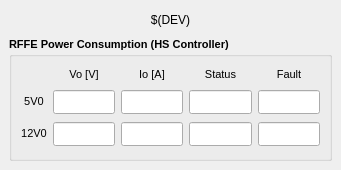
<?xml version="1.0" encoding="UTF-8"?>
<ui version="4.0">
 <class>MainWindow</class>
 <widget class="QMainWindow" name="MainWindow">
  <property name="enabled">
   <bool>true</bool>
  </property>
  <property name="geometry">
   <rect>
    <x>0</x>
    <y>0</y>
    <width>341</width>
    <height>170</height>
   </rect>
  </property>
  <property name="sizePolicy">
   <sizepolicy hsizetype="Minimum" vsizetype="Minimum">
    <horstretch>0</horstretch>
    <verstretch>0</verstretch>
   </sizepolicy>
  </property>
  <property name="minimumSize">
   <size>
    <width>340</width>
    <height>170</height>
   </size>
  </property>
  <property name="maximumSize">
   <size>
    <width>341</width>
    <height>170</height>
   </size>
  </property>
  <property name="windowTitle">
   <string>$(DEV)something</string>
  </property>
  <widget class="QWidget" name="centralwidget">
   <property name="sizePolicy">
    <sizepolicy hsizetype="Minimum" vsizetype="Minimum">
     <horstretch>0</horstretch>
     <verstretch>0</verstretch>
    </sizepolicy>
   </property>
   <layout class="QVBoxLayout" name="verticalLayout">
    <item>
     <spacer name="verticalSpacer_9">
      <property name="orientation">
       <enum>Qt::Vertical</enum>
      </property>
      <property name="sizeType">
       <enum>QSizePolicy::Fixed</enum>
      </property>
      <property name="sizeHint" stdset="0">
       <size>
        <width>20</width>
        <height>1</height>
       </size>
      </property>
     </spacer>
    </item>
    <item>
     <widget class="caLabel" name="caLabel_19">
      <property name="sizePolicy">
       <sizepolicy hsizetype="Expanding" vsizetype="Fixed">
        <horstretch>0</horstretch>
        <verstretch>0</verstretch>
       </sizepolicy>
      </property>
      <property name="minimumSize">
       <size>
        <width>240</width>
        <height>20</height>
       </size>
      </property>
      <property name="sizeIncrement">
       <size>
        <width>120</width>
        <height>20</height>
       </size>
      </property>
      <property name="frameShape">
       <enum>QFrame::NoFrame</enum>
      </property>
      <property name="text">
       <string>$(DEV)</string>
      </property>
      <property name="alignment">
       <set>Qt::AlignAbsolute|Qt::AlignCenter|Qt::AlignHCenter|Qt::AlignVCenter</set>
      </property>
      <property name="fontScaleMode">
       <enum>ESimpleLabel::Height</enum>
      </property>
      <property name="foreground">
       <color>
        <red>0</red>
        <green>0</green>
        <blue>0</blue>
       </color>
      </property>
      <property name="background">
       <color alpha="0">
        <red>255</red>
        <green>255</green>
        <blue>255</blue>
       </color>
      </property>
     </widget>
    </item>
    <item>
     <spacer name="verticalSpacer_6">
      <property name="orientation">
       <enum>Qt::Vertical</enum>
      </property>
      <property name="sizeType">
       <enum>QSizePolicy::Fixed</enum>
      </property>
      <property name="sizeHint" stdset="0">
       <size>
        <width>20</width>
        <height>1</height>
       </size>
      </property>
     </spacer>
    </item>
    <item>
     <widget class="QGroupBox" name="groupBox_3">
      <property name="font">
       <font>
        <pointsize>8</pointsize>
        <weight>75</weight>
        <bold>true</bold>
       </font>
      </property>
      <property name="title">
       <string>RFFE Power Consumption (HS Controller)</string>
      </property>
      <layout class="QGridLayout" name="gridLayout_2">
       <item row="1" column="4">
        <widget class="caLineEdit" name="caLineEdit_6">
         <property name="minimumSize">
          <size>
           <width>60</width>
           <height>20</height>
          </size>
         </property>
         <property name="font">
          <font>
           <family>Lucida Sans Typewriter</family>
           <pointsize>8</pointsize>
          </font>
         </property>
         <property name="alignment">
          <set>Qt::AlignAbsolute|Qt::AlignRight|Qt::AlignTrailing|Qt::AlignVCenter</set>
         </property>
         <property name="channel" stdset="0">
          <string>$(DEV):RFFE-HS-5V-FAULT</string>
         </property>
         <property name="foreground">
          <color>
           <red>0</red>
           <green>0</green>
           <blue>0</blue>
          </color>
         </property>
         <property name="background">
          <color>
           <red>187</red>
           <green>187</green>
           <blue>187</blue>
          </color>
         </property>
         <property name="colorMode">
          <enum>caLineEdit::Static</enum>
         </property>
         <property name="precisionMode">
          <enum>caLineEdit::Channel</enum>
         </property>
         <property name="limitsMode">
          <enum>caLineEdit::Channel</enum>
         </property>
         <property name="maxValue">
          <double>1.000000000000000</double>
         </property>
         <property name="minValue">
          <double>0.000000000000000</double>
         </property>
         <property name="fontScaleMode">
          <enum>caLineEdit::None</enum>
         </property>
         <property name="unitsEnabled">
          <bool>false</bool>
         </property>
         <property name="formatType">
          <enum>caLineEdit::hexadecimal</enum>
         </property>
        </widget>
       </item>
       <item row="2" column="4">
        <widget class="caLineEdit" name="caLineEdit_7">
         <property name="minimumSize">
          <size>
           <width>60</width>
           <height>20</height>
          </size>
         </property>
         <property name="font">
          <font>
           <family>Lucida Sans Typewriter</family>
           <pointsize>8</pointsize>
          </font>
         </property>
         <property name="alignment">
          <set>Qt::AlignAbsolute|Qt::AlignRight|Qt::AlignTrailing|Qt::AlignVCenter</set>
         </property>
         <property name="channel" stdset="0">
          <string>$(DEV):RFFE-HS-P12V-FAULT</string>
         </property>
         <property name="foreground">
          <color>
           <red>0</red>
           <green>0</green>
           <blue>0</blue>
          </color>
         </property>
         <property name="background">
          <color>
           <red>187</red>
           <green>187</green>
           <blue>187</blue>
          </color>
         </property>
         <property name="colorMode">
          <enum>caLineEdit::Static</enum>
         </property>
         <property name="precisionMode">
          <enum>caLineEdit::Channel</enum>
         </property>
         <property name="limitsMode">
          <enum>caLineEdit::Channel</enum>
         </property>
         <property name="maxValue">
          <double>1.000000000000000</double>
         </property>
         <property name="minValue">
          <double>0.000000000000000</double>
         </property>
         <property name="fontScaleMode">
          <enum>caLineEdit::None</enum>
         </property>
         <property name="formatType">
          <enum>caLineEdit::hexadecimal</enum>
         </property>
        </widget>
       </item>
       <item row="1" column="1">
        <widget class="caLineEdit" name="caLineEdit_0">
         <property name="minimumSize">
          <size>
           <width>60</width>
           <height>20</height>
          </size>
         </property>
         <property name="font">
          <font>
           <family>Lucida Sans Typewriter</family>
           <pointsize>8</pointsize>
          </font>
         </property>
         <property name="alignment">
          <set>Qt::AlignAbsolute|Qt::AlignRight|Qt::AlignTrailing|Qt::AlignVCenter</set>
         </property>
         <property name="channel" stdset="0">
          <string>$(DEV):RFFE-HS-5V-V</string>
         </property>
         <property name="foreground">
          <color>
           <red>0</red>
           <green>0</green>
           <blue>0</blue>
          </color>
         </property>
         <property name="background">
          <color>
           <red>187</red>
           <green>187</green>
           <blue>187</blue>
          </color>
         </property>
         <property name="colorMode">
          <enum>caLineEdit::Static</enum>
         </property>
         <property name="precisionMode">
          <enum>caLineEdit::Channel</enum>
         </property>
         <property name="limitsMode">
          <enum>caLineEdit::Channel</enum>
         </property>
         <property name="maxValue">
          <double>1.000000000000000</double>
         </property>
         <property name="minValue">
          <double>0.000000000000000</double>
         </property>
         <property name="fontScaleMode">
          <enum>caLineEdit::None</enum>
         </property>
         <property name="formatType">
          <enum>caLineEdit::decimal</enum>
         </property>
        </widget>
       </item>
       <item row="2" column="1">
        <widget class="caLineEdit" name="caLineEdit_1">
         <property name="minimumSize">
          <size>
           <width>60</width>
           <height>20</height>
          </size>
         </property>
         <property name="font">
          <font>
           <family>Lucida Sans Typewriter</family>
           <pointsize>8</pointsize>
          </font>
         </property>
         <property name="alignment">
          <set>Qt::AlignAbsolute|Qt::AlignRight|Qt::AlignTrailing|Qt::AlignVCenter</set>
         </property>
         <property name="channel" stdset="0">
          <string>$(DEV):RFFE-HS-P12V-V</string>
         </property>
         <property name="foreground">
          <color>
           <red>0</red>
           <green>0</green>
           <blue>0</blue>
          </color>
         </property>
         <property name="background">
          <color>
           <red>187</red>
           <green>187</green>
           <blue>187</blue>
          </color>
         </property>
         <property name="colorMode">
          <enum>caLineEdit::Static</enum>
         </property>
         <property name="precisionMode">
          <enum>caLineEdit::Channel</enum>
         </property>
         <property name="limitsMode">
          <enum>caLineEdit::Channel</enum>
         </property>
         <property name="maxValue">
          <double>1.000000000000000</double>
         </property>
         <property name="minValue">
          <double>0.000000000000000</double>
         </property>
         <property name="fontScaleMode">
          <enum>caLineEdit::None</enum>
         </property>
         <property name="formatType">
          <enum>caLineEdit::decimal</enum>
         </property>
        </widget>
       </item>
       <item row="1" column="2">
        <widget class="caLineEdit" name="caLineEdit_2">
         <property name="minimumSize">
          <size>
           <width>60</width>
           <height>20</height>
          </size>
         </property>
         <property name="font">
          <font>
           <family>Lucida Sans Typewriter</family>
           <pointsize>8</pointsize>
          </font>
         </property>
         <property name="alignment">
          <set>Qt::AlignAbsolute|Qt::AlignRight|Qt::AlignTrailing|Qt::AlignVCenter</set>
         </property>
         <property name="channel" stdset="0">
          <string>$(DEV):RFFE-HS-5V-I</string>
         </property>
         <property name="foreground">
          <color>
           <red>0</red>
           <green>0</green>
           <blue>0</blue>
          </color>
         </property>
         <property name="background">
          <color>
           <red>187</red>
           <green>187</green>
           <blue>187</blue>
          </color>
         </property>
         <property name="colorMode">
          <enum>caLineEdit::Static</enum>
         </property>
         <property name="precisionMode">
          <enum>caLineEdit::Channel</enum>
         </property>
         <property name="limitsMode">
          <enum>caLineEdit::Channel</enum>
         </property>
         <property name="maxValue">
          <double>1.000000000000000</double>
         </property>
         <property name="minValue">
          <double>0.000000000000000</double>
         </property>
         <property name="fontScaleMode">
          <enum>caLineEdit::None</enum>
         </property>
         <property name="formatType">
          <enum>caLineEdit::decimal</enum>
         </property>
        </widget>
       </item>
       <item row="2" column="2">
        <widget class="caLineEdit" name="caLineEdit_3">
         <property name="minimumSize">
          <size>
           <width>60</width>
           <height>20</height>
          </size>
         </property>
         <property name="font">
          <font>
           <family>Lucida Sans Typewriter</family>
           <pointsize>8</pointsize>
          </font>
         </property>
         <property name="alignment">
          <set>Qt::AlignAbsolute|Qt::AlignRight|Qt::AlignTrailing|Qt::AlignVCenter</set>
         </property>
         <property name="channel" stdset="0">
          <string>$(DEV):RFFE-HS-P12V-I</string>
         </property>
         <property name="foreground">
          <color>
           <red>0</red>
           <green>0</green>
           <blue>0</blue>
          </color>
         </property>
         <property name="background">
          <color>
           <red>187</red>
           <green>187</green>
           <blue>187</blue>
          </color>
         </property>
         <property name="colorMode">
          <enum>caLineEdit::Static</enum>
         </property>
         <property name="precisionMode">
          <enum>caLineEdit::Channel</enum>
         </property>
         <property name="limitsMode">
          <enum>caLineEdit::Channel</enum>
         </property>
         <property name="maxValue">
          <double>1.000000000000000</double>
         </property>
         <property name="minValue">
          <double>0.000000000000000</double>
         </property>
         <property name="fontScaleMode">
          <enum>caLineEdit::None</enum>
         </property>
         <property name="formatType">
          <enum>caLineEdit::decimal</enum>
         </property>
        </widget>
       </item>
       <item row="1" column="3">
        <widget class="caLineEdit" name="caLineEdit_4">
         <property name="minimumSize">
          <size>
           <width>60</width>
           <height>20</height>
          </size>
         </property>
         <property name="font">
          <font>
           <family>Lucida Sans Typewriter</family>
           <pointsize>8</pointsize>
          </font>
         </property>
         <property name="alignment">
          <set>Qt::AlignAbsolute|Qt::AlignRight|Qt::AlignTrailing|Qt::AlignVCenter</set>
         </property>
         <property name="channel" stdset="0">
          <string>$(DEV):RFFE-HS-5V-STATUS</string>
         </property>
         <property name="foreground">
          <color>
           <red>0</red>
           <green>0</green>
           <blue>0</blue>
          </color>
         </property>
         <property name="background">
          <color>
           <red>187</red>
           <green>187</green>
           <blue>187</blue>
          </color>
         </property>
         <property name="colorMode">
          <enum>caLineEdit::Static</enum>
         </property>
         <property name="precisionMode">
          <enum>caLineEdit::Channel</enum>
         </property>
         <property name="limitsMode">
          <enum>caLineEdit::Channel</enum>
         </property>
         <property name="maxValue">
          <double>1.000000000000000</double>
         </property>
         <property name="minValue">
          <double>0.000000000000000</double>
         </property>
         <property name="fontScaleMode">
          <enum>caLineEdit::None</enum>
         </property>
         <property name="formatType">
          <enum>caLineEdit::hexadecimal</enum>
         </property>
        </widget>
       </item>
       <item row="2" column="3">
        <widget class="caLineEdit" name="caLineEdit_5">
         <property name="minimumSize">
          <size>
           <width>60</width>
           <height>20</height>
          </size>
         </property>
         <property name="font">
          <font>
           <family>Lucida Sans Typewriter</family>
           <pointsize>8</pointsize>
          </font>
         </property>
         <property name="alignment">
          <set>Qt::AlignAbsolute|Qt::AlignRight|Qt::AlignTrailing|Qt::AlignVCenter</set>
         </property>
         <property name="channel" stdset="0">
          <string>$(DEV):RFFE-HS-P12V-STATUS</string>
         </property>
         <property name="foreground">
          <color>
           <red>0</red>
           <green>0</green>
           <blue>0</blue>
          </color>
         </property>
         <property name="background">
          <color>
           <red>187</red>
           <green>187</green>
           <blue>187</blue>
          </color>
         </property>
         <property name="colorMode">
          <enum>caLineEdit::Static</enum>
         </property>
         <property name="precisionMode">
          <enum>caLineEdit::Channel</enum>
         </property>
         <property name="limitsMode">
          <enum>caLineEdit::Channel</enum>
         </property>
         <property name="maxValue">
          <double>1.000000000000000</double>
         </property>
         <property name="minValue">
          <double>0.000000000000000</double>
         </property>
         <property name="fontScaleMode">
          <enum>caLineEdit::None</enum>
         </property>
         <property name="formatType">
          <enum>caLineEdit::hexadecimal</enum>
         </property>
        </widget>
       </item>
       <item row="1" column="0">
        <widget class="QLabel" name="label_65">
         <property name="sizePolicy">
          <sizepolicy hsizetype="Preferred" vsizetype="Fixed">
           <horstretch>0</horstretch>
           <verstretch>0</verstretch>
          </sizepolicy>
         </property>
         <property name="minimumSize">
          <size>
           <width>0</width>
           <height>15</height>
          </size>
         </property>
         <property name="font">
          <font>
           <weight>50</weight>
           <bold>false</bold>
          </font>
         </property>
         <property name="text">
          <string>5V0</string>
         </property>
         <property name="alignment">
          <set>Qt::AlignCenter</set>
         </property>
        </widget>
       </item>
       <item row="2" column="0">
        <widget class="QLabel" name="label_66">
         <property name="sizePolicy">
          <sizepolicy hsizetype="Preferred" vsizetype="Fixed">
           <horstretch>0</horstretch>
           <verstretch>0</verstretch>
          </sizepolicy>
         </property>
         <property name="minimumSize">
          <size>
           <width>0</width>
           <height>15</height>
          </size>
         </property>
         <property name="font">
          <font>
           <weight>50</weight>
           <bold>false</bold>
          </font>
         </property>
         <property name="text">
          <string>12V0</string>
         </property>
         <property name="alignment">
          <set>Qt::AlignCenter</set>
         </property>
        </widget>
       </item>
       <item row="0" column="1">
        <widget class="QLabel" name="label_67">
         <property name="sizePolicy">
          <sizepolicy hsizetype="Preferred" vsizetype="Fixed">
           <horstretch>0</horstretch>
           <verstretch>0</verstretch>
          </sizepolicy>
         </property>
         <property name="minimumSize">
          <size>
           <width>60</width>
           <height>15</height>
          </size>
         </property>
         <property name="font">
          <font>
           <weight>50</weight>
           <bold>false</bold>
          </font>
         </property>
         <property name="text">
          <string>Vo [V]</string>
         </property>
         <property name="alignment">
          <set>Qt::AlignCenter</set>
         </property>
        </widget>
       </item>
       <item row="0" column="2">
        <widget class="QLabel" name="label_68">
         <property name="sizePolicy">
          <sizepolicy hsizetype="Preferred" vsizetype="Fixed">
           <horstretch>0</horstretch>
           <verstretch>0</verstretch>
          </sizepolicy>
         </property>
         <property name="minimumSize">
          <size>
           <width>60</width>
           <height>15</height>
          </size>
         </property>
         <property name="font">
          <font>
           <weight>50</weight>
           <bold>false</bold>
          </font>
         </property>
         <property name="text">
          <string>Io [A]</string>
         </property>
         <property name="alignment">
          <set>Qt::AlignCenter</set>
         </property>
        </widget>
       </item>
       <item row="0" column="3">
        <widget class="QLabel" name="label_69">
         <property name="sizePolicy">
          <sizepolicy hsizetype="Preferred" vsizetype="Fixed">
           <horstretch>0</horstretch>
           <verstretch>0</verstretch>
          </sizepolicy>
         </property>
         <property name="minimumSize">
          <size>
           <width>60</width>
           <height>15</height>
          </size>
         </property>
         <property name="font">
          <font>
           <weight>50</weight>
           <bold>false</bold>
          </font>
         </property>
         <property name="text">
          <string>Status</string>
         </property>
         <property name="alignment">
          <set>Qt::AlignCenter</set>
         </property>
        </widget>
       </item>
       <item row="0" column="4">
        <widget class="QLabel" name="label_70">
         <property name="sizePolicy">
          <sizepolicy hsizetype="Preferred" vsizetype="Fixed">
           <horstretch>0</horstretch>
           <verstretch>0</verstretch>
          </sizepolicy>
         </property>
         <property name="minimumSize">
          <size>
           <width>60</width>
           <height>15</height>
          </size>
         </property>
         <property name="font">
          <font>
           <weight>50</weight>
           <bold>false</bold>
          </font>
         </property>
         <property name="text">
          <string>Fault</string>
         </property>
         <property name="alignment">
          <set>Qt::AlignCenter</set>
         </property>
        </widget>
       </item>
      </layout>
     </widget>
    </item>
   </layout>
  </widget>
 </widget>
 <customwidgets>
  <customwidget>
   <class>caLabel</class>
   <extends>QLabel</extends>
   <header>caLabel</header>
  </customwidget>
  <customwidget>
   <class>caLineEdit</class>
   <extends>QLineEdit</extends>
   <header>caLineEdit</header>
  </customwidget>
 </customwidgets>
 <resources/>
 <connections/>
</ui>
